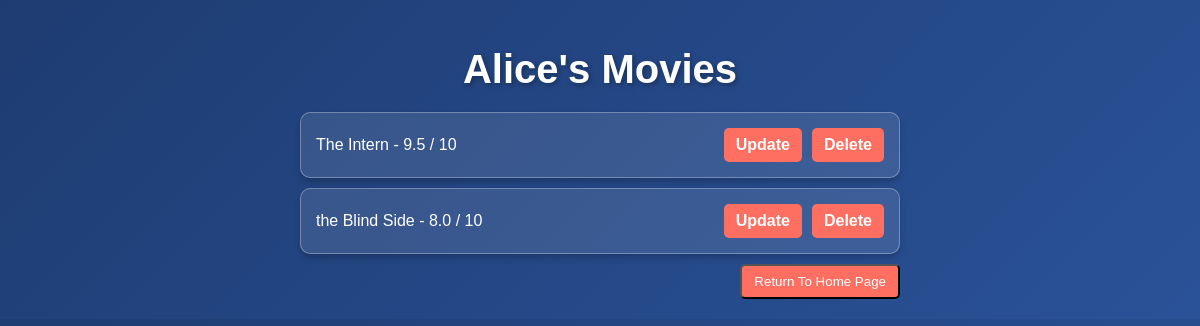
Page /users/1 on the committed database.
### DataManager/data_models.py (models this page shows, shortened)
class User(db.Model):  # Inherit from db.Model
    __tablename__ = 'users'
    id = db.Column(db.Integer, primary_key=True, autoincrement=True)
    name = db.Column(db.String(50))
    def __str__(self):
        return f"{self.name}"

class Movie(db.Model):
    __tablename__ = 'movies'
    id = db.Column(db.Integer, primary_key=True, autoincrement=True)
    movie_name = db.Column(db.String(100))
    movie_director = db.Column(db.String(50))
    year = db.Column(db.Integer)
    rating = db.Column(db.Float)
    user_id = db.Column(db.Integer, db.ForeignKey('users.id'))

### app.py (the view)
@app.route('/users/<int:user_id>')
def user_movies(user_id):
    user = data_manger.get_user_by_id(user_id)  # Get user by ID
    if user:
        movies = data_manger.get_user_movies(user_id)  # Get movies for the specific user
        return render_template("user_movies.html", user=user, movies=movies)
    return "User not found", 404

### DataManager/sqlite_datamanager.py (called while the page is built)
    def get_user_by_id(self, user_id):
        with self.app.app_context():
            user = User.query.filter_by(id=user_id).first()
            print(user)
            return user

    def get_user_movies(self, user_id):
        with self.app.app_context():
            return Movie.query.filter_by(user_id=user_id).all()

### templates/user_movies.html (shortened to what this page needs)
<!DOCTYPE html>
<html lang="en">
<head>
</head>
<body>
    <h1>{{ user.name }}'s Movies</h1>
    <ul>
        {% for movie in movies %}
        <li>
            <span>{{ movie.movie_name }} - {{ movie.rating }} / 10</span>
            <div class="actions">
                <a href="{{ url_for('update_movie', user_id=user.id, movie_id=movie.id) }}">Update</a>
                <a href="{{ url_for('delete_movie', user_id=user.id, movie_id=movie.id) }}">Delete</a>
            </div>
        </li>
        {% endfor %}
        <a href="{{ url_for('home') }}"> <button>Return To Home Page</button></a>
    </ul>
</body>
</html>

### templates/user_movies.html (style rules this page uses)
body { font-family: Arial, sans-serif; background: linear-gradient(135deg, #1e3c72, #2a5298); color: #fff; margin: 0; padding: 20px; display: flex; flex-direction: column; align-items: center; }
h1 { font-size: 2.5rem; margin-bottom: 20px; text-shadow: 2px 2px 5px rgba(0, 0, 0, 0.3); }
ul { list-style-type: none; padding: 0; width: 80%; max-width: 600px; margin: 0 auto; }
li { background: rgba(255, 255, 255, 0.1); border: 1px solid rgba(255, 255, 255, 0.3); border-radius: 10px; padding: 15px; margin-bottom: 10px; display: flex; justify-content: space-between; align-items: center; box-shadow: 0 4px 6px rgba(0, 0, 0, 0.2); transition: transform 0.2s, box-shadow 0.2s; }
a { text-decoration: none; color: #1e90ff; font-weight: bold; transition: color 0.3s ease; }
.actions { display: flex; gap: 10px; }
.actions a { padding: 8px 12px; border-radius: 5px; background-color: #ff6f61; color: #fff; transition: background-color 0.3s ease; }
button { padding: 8px 12px; border-radius: 5px; background-color: #ff6f61; color: #fff; transition: background-color 0.3s ease; float:right; }

### rows in the picture
User: name "Alice"
Movie: movie_name "The Intern", rating "9.5"
Movie: movie_name "the Blind Side", rating "8.0"
